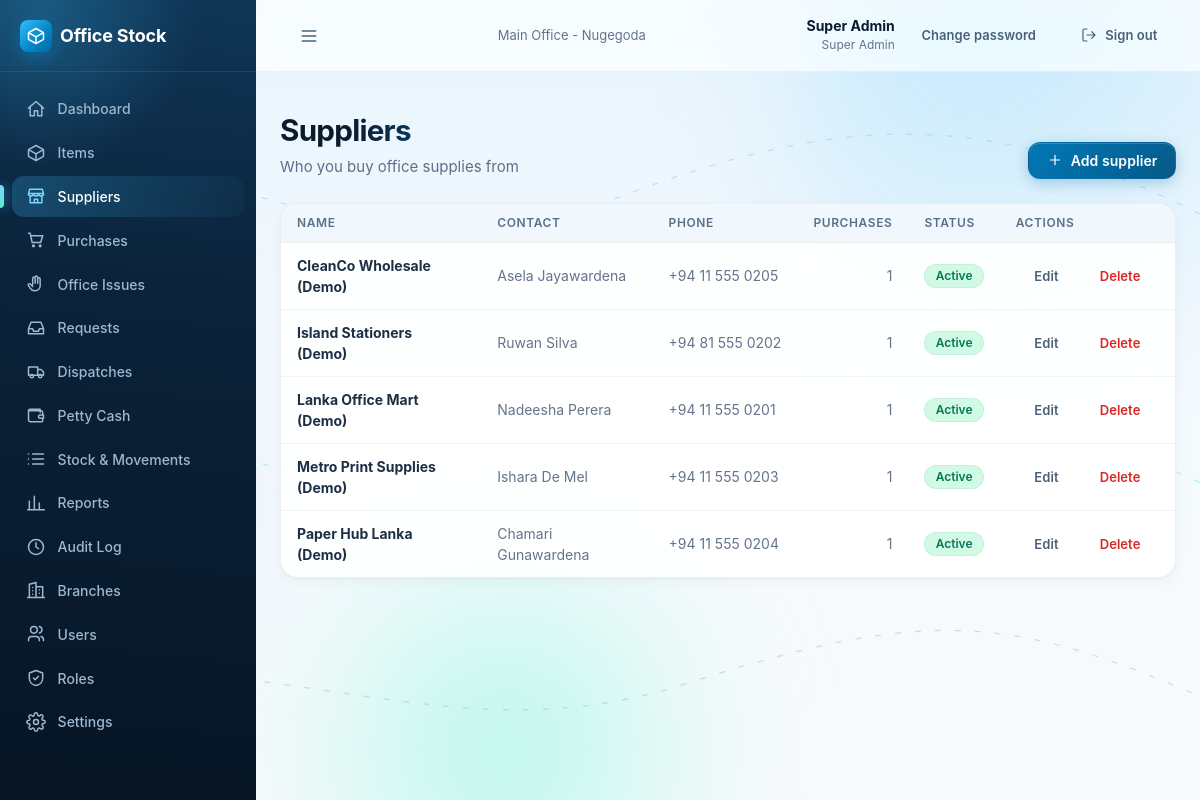
/suppliers/ (signed in), run on the app's committed database.
### accounts/models.py (models this page shows, shortened)
class User(AbstractBaseUser):
    name = models.CharField(max_length=120)
    email = models.EmailField(unique=True)
    role = models.CharField(max_length=40)
    permissions = models.JSONField(null=True, blank=True, default=None)
    branch = models.ForeignKey(Branch, on_delete=models.PROTECT, related_name='users')
    active = models.BooleanField(default=True)
    failed_logins = models.PositiveSmallIntegerField(default=0)
    locked_until = models.DateTimeField(null=True, blank=True)
    created_at = models.DateTimeField(auto_now_add=True)
    updated_at = models.DateTimeField(auto_now=True)
    USERNAME_FIELD = 'email'
    REQUIRED_FIELDS = ['name']
    objects = UserManager()
    class Meta:
        ordering = ['name']
    @property
    def role_def(self):
        if not hasattr(self, '_role_def'):
            if self.role == SUPER_ADMIN_ROLE['key']:
                self._role_def = SUPER_ADMIN_ROLE
            else:
                r = Role.objects.filter(key=self.role).first()
                self._role_def = r.as_def() if r else None
        return self._role_def
    @property
    def role_name(self):
        return (self.role_def or {}).get('name') or self.role

class Branch(models.Model):
    name = models.CharField(max_length=120)
    code = models.CharField(max_length=10, unique=True)
    type = models.CharField(max_length=10, choices=[(BRANCH_TYPES.MAIN, 'Main office'), (BRANCH_TYPES.BRANCH, 'Branch')],
                            default=BRANCH_TYPES.BRANCH)
    address = models.CharField(max_length=250, blank=True, default='')
    phone = models.CharField(max_length=40, blank=True, default='')
    active = models.BooleanField(default=True)
    created_at = models.DateTimeField(auto_now_add=True)
    updated_at = models.DateTimeField(auto_now=True)
    class Meta:
        ordering = ['type', 'name']
        constraints = [
            models.UniqueConstraint(fields=['type'], condition=models.Q(type=BRANCH_TYPES.MAIN), name='one_main_office'),
        ]

### catalog/models.py (models this page shows, shortened)
class Supplier(models.Model):
    name = models.CharField(max_length=120, unique=True)
    contact = models.CharField(max_length=120, blank=True, default='')
    phone = models.CharField(max_length=40, blank=True, default='')
    active = models.BooleanField(default=True)
    created_at = models.DateTimeField(auto_now_add=True)
    updated_at = models.DateTimeField(auto_now=True)
    class Meta:
        ordering = ['name']

### catalog/views.py (the view)
# urls.py: path('suppliers/', views.supplier_list, name='supplier_list'),
@permission_required('suppliers.view', 'purchases.view')
def supplier_list(request):
    suppliers = Supplier.objects.annotate(purchase_count=Count('purchases')).order_by('name')
    return render(request, 'catalog/supplier_list.html', {'suppliers': suppliers, 'can_edit': has_any(request.user, ['suppliers.manage'])})

### core/context_processors.py (called while the page is built)
def app(request):
    ctx = {}
    user = getattr(request, 'user', None)
    if user is None or not user.is_authenticated:
        return ctx
    settings = Setting.get()
    ctx['app_settings'] = settings
    perms = getattr(request, 'perms', [])
    nav = []
    path = request.path
    for n in visible_nav(user, perms, settings.branch_module_enabled):
        try:
            url = reverse(n['url'])
        except NoReverseMatch:
            continue
        active = path == url if n.get('exact') else path.startswith(n['match'])
        nav.append({**n, 'href': url, 'active': active})
    ctx.update({
        'nav': nav,
        'perm': {p.replace('.', '_'): (p in perms) for p in ALL_PERMISSIONS},
        'is_branch_side': side_of(user) == 'branch',
        'is_super_admin': user.role == 'super_admin',
    })
    return ctx

### core/models.py (called while the page is built)
    @classmethod
    def get(cls):
        obj = cls.objects.filter(key='app').first()
        if obj:
            return obj
        try:
            with transaction.atomic():
                return cls.objects.create(key='app')
        except IntegrityError:
            return cls.objects.get(key='app')

### core/permissions.py (called while the page is built)
def side_of(user, role_def=None):
    role_def = role_def if role_def is not None else getattr(user, 'role_def', None)
    return (role_def or {}).get('side') or SIDES.MAIN

def is_branch_side(user, role_def=None):
    return side_of(user, role_def) == SIDES.BRANCH

def effective_permissions(user, role_def=None):
    if user.role == ROLES.SUPER_ADMIN:
        return list(ALL_PERMISSIONS)
    if isinstance(user.permissions, (list, tuple)):
        return list(user.permissions)
    role_def = role_def if role_def is not None else getattr(user, 'role_def', None)
    return list((role_def or {}).get('permissions') or [])

def has_any(user, perms):
    have = effective_permissions(user)
    return any(p in have for p in perms)

def visible_nav(user, permissions, branch_module_enabled):
    out = []
    for n in NAV_ITEMS:
        if n.get('branch_side') and not branch_module_enabled:
            continue
        if n.get('roles'):
            if user.role not in n['roles']:
                continue
        elif n.get('perms'):
            if not any(p in permissions for p in n['perms']):
                continue
        out.append(n)
    return out

### core/templatetags/ui.py (called while the page is built)
@register.simple_tag
def badge(text, tone='gray'):
    return format_html('<span class="badge badge-{}">{}</span>', tone, text)

### catalog/templates/catalog/supplier_list.html (shortened to what this page needs)
{% extends "base.html" %}
{% load ui %}
{% block content %}
<div class="page-header">
  <div><h1>Suppliers</h1><p>Who you buy office supplies from</p></div>
  {% if can_edit %}<a class="btn" href="{% url 'catalog:supplier_create' %}">{% icon 'plus' 'icon icon-sm' %} Add supplier</a>{% endif %}
</div>
{% if not suppliers %}
  <div class="card empty"><h3>No suppliers yet</h3><p>Add the shops and companies you buy from, then record purchases against them.</p>
  {% if can_edit %}<p><a class="btn" href="{% url 'catalog:supplier_create' %}">Add the first supplier</a></p>{% endif %}</div>
{% else %}
<div class="card table-wrap">
  <table class="data">
    <thead><tr><th>Name</th><th>Contact</th><th>Phone</th><th class="num">Purchases</th><th>Status</th>{% if can_edit %}<th><span class="sr-only">Actions</span></th>{% endif %}</tr></thead>
    <tbody>
    {% for s in suppliers %}
      <tr>
        <td><b>{{ s.name }}</b></td><td class="muted">{{ s.contact }}</td><td class="nowrap muted">{{ s.phone }}</td>
        <td class="num muted">{{ s.purchase_count }}</td>
        <td>{% if s.active %}{% badge "Active" "green" %}{% else %}{% badge "Inactive" "gray" %}{% endif %}</td>
        {% if can_edit %}<td class="right nowrap">
          <a class="btn btn-ghost btn-sm" href="{% url 'catalog:supplier_edit' s.pk %}">Edit</a>
          <form method="post" action="{% url 'catalog:supplier_delete' s.pk %}" class="inline" data-confirm="Delete &quot;{{ s.name }}&quot;? A supplier with purchases is deactivated instead.">
            {% csrf_token %}<button class="btn btn-ghost btn-sm" style="color:var(--red-600)" type="submit">Delete</button></form>
        </td>{% endif %}
      </tr>
    {% endfor %}
    </tbody>
  </table>
</div>
{% endif %}
{% endblock %}

### templates/base.html (shortened to what this page needs)
{% load static ui %}<!doctype html>
<html lang="en">
<head>
  <link rel="stylesheet" href="{% static 'css/app.css' %}">
  <link rel="stylesheet" href="{% static 'css/premium.css' %}">
</head>
<body>
<div class="ambient" aria-hidden="true">
  <span class="blob b1" data-parallax="0.10"><i></i></span>
  <span class="blob b2" data-parallax="-0.07"><i></i></span>
  <span class="blob b3" data-parallax="0.05"><i></i></span>
</div>
<div class="shell">
  <aside class="sidebar" id="sidebar">
    <div class="brand"><div class="brand-mark">{% icon 'box' %}</div><span class="brand-name">Office Stock</span></div>
    <nav class="nav" aria-label="Main">
      {% for n in nav %}<a href="{{ n.href }}" class="{% if n.active %}active{% endif %}">{% icon n.icon %}{{ n.label }}</a>{% endfor %}
    </nav>
  </aside>
  <div class="main-col">
    <header class="topbar">
      <button class="btn btn-ghost menu-btn" type="button" data-nav-open aria-label="Open menu">{% icon 'menu' %}</button>
      <div class="branch-name muted small">{{ request.user.branch.name }}</div>
      <div class="topbar-right">
        <div class="who"><b>{{ request.user.name }}</b><span>{{ request.user.role_name }}</span></div>
        <a class="btn btn-ghost btn-sm" href="{% url 'accounts:change_password' %}">Change password</a>
        <form method="post" action="{% url 'accounts:logout' %}" class="inline">{% csrf_token %}
          <button class="btn btn-ghost btn-sm" type="submit">{% icon 'logout' 'icon icon-sm' %}<span class="hide-sm">Sign out</span></button>
        </form>
      </div>
    </header>
    <main class="content">
      {% block content %}{% endblock %}
    </main>
  </div>
</div>
</body>
</html>

### static/css/app.css (style rules this page uses)
:root { --brand-50: #eff6ff; --brand-100: #dbeafe; --brand-500: #3b82f6; --brand-600: #2563eb; --brand-700: #1d4ed8; --s50: #f8fafc; --s100: #f1f5f9; --s200: #e2e8f0; --s300: #cbd5e1; --s400: #94a3b8; --s500: #64748b; --s600: #475569; --s700: #334155; --s800: #1e293b; --s900: #0f172a; --red-50: #fef2f2; --red-600: #dc2626; --red-700: #b91c1c; --amber-50: #fffbeb; --amber-100: #fef3c7; --amber-700: #b45309; --green-50: #ecfdf5; --green-100: #d1fae5; --green-700: #047857; }
* { box-sizing: border-box; }
html { font-size: 16px; }
body { margin: 0; font-family: Inter, ui-sans-serif, system-ui, -apple-system, "Segoe UI", Roboto, sans-serif; background: var(--s50); color: var(--s800); -webkit-font-smoothing: antialiased; line-height: 1.5; }
a { color: var(--brand-700); text-decoration: none; }
h1, h2, h3 { margin: 0; color: var(--s900); }
.icon { width: 20px; height: 20px; flex: none; }
.icon-sm { width: 16px; height: 16px; }
.muted { color: var(--s500); }
.small { font-size: .8125rem; }
.right { text-align: right; }
.nowrap { white-space: nowrap; }
.shell { min-height: 100vh; display: flex; }
.sidebar { width: 256px; flex: none; background: #fff; border-right: 1px solid var(--s200); display: flex; flex-direction: column; }
.brand { height: 64px; display: flex; align-items: center; gap: .5rem; padding: 0 1.25rem; border-bottom: 1px solid var(--s200); }
.brand-mark { width: 32px; height: 32px; border-radius: 8px; background: var(--brand-600); color: #fff; display: flex; align-items: center; justify-content: center; }
.brand-name { font-size: 1.125rem; font-weight: 700; color: var(--s900); }
.nav { flex: 1; padding: 1rem .75rem; display: flex; flex-direction: column; gap: .25rem; overflow-y: auto; }
.nav a { display: flex; align-items: center; gap: .75rem; padding: .625rem .75rem; border-radius: 8px; font-size: .875rem; font-weight: 500; color: var(--s600); }
.nav a.active { background: var(--brand-50); color: var(--brand-700); }
.main-col { flex: 1; min-width: 0; display: flex; flex-direction: column; }
.topbar { position: sticky; top: 0; z-index: 30; height: 64px; display: flex; align-items: center; justify-content: space-between; gap: 1rem; padding: 0 1.5rem; background: rgba(255,255,255,.92); border-bottom: 1px solid var(--s200); backdrop-filter: blur(6px); }
.topbar .who { text-align: right; line-height: 1.2; }
.topbar .who b { display: block; font-size: .875rem; color: var(--s900); }
.topbar .who span { font-size: .75rem; color: var(--s500); }
.topbar-right { display: flex; align-items: center; gap: .5rem; }
.menu-btn { display: none; }
.content { width: 100%; max-width: 72rem; margin: 0 auto; padding: 2rem 1.5rem; flex: 1; }
.page-header { display: flex; flex-wrap: wrap; align-items: flex-end; justify-content: space-between; gap: 1rem; margin-bottom: 1.5rem; }
.page-header h1 { font-size: 1.5rem; font-weight: 700; }
.page-header p { margin: .25rem 0 0; font-size: .875rem; color: var(--s500); }
.card { background: #fff; border: 1px solid var(--s200); border-radius: 12px; box-shadow: 0 1px 2px rgba(0,0,0,.04); }
.btn { display: inline-flex; align-items: center; justify-content: center; gap: .5rem; padding: .5rem 1rem; border-radius: 8px; border: 1px solid transparent; font: inherit; font-size: .875rem; font-weight: 600; cursor: pointer; background: var(--brand-600); color: #fff; line-height: 1.25; }
.btn-ghost { background: transparent; color: var(--s600); }
.btn-sm { padding: .25rem .625rem; font-size: .8125rem; }
form.inline { display: inline; }
.table-wrap { overflow-x: auto; }
table.data { width: 100%; border-collapse: collapse; font-size: .875rem; }
table.data th { text-align: left; font-size: .75rem; text-transform: uppercase; letter-spacing: .03em; color: var(--s500); font-weight: 600; padding: .625rem 1rem; background: var(--s50); border-bottom: 1px solid var(--s200); white-space: nowrap; }
table.data td { padding: .75rem 1rem; border-bottom: 1px solid var(--s100); vertical-align: middle; }
table.data tr:last-child td { border-bottom: 0; }
table.data th.num, table.data td.num { text-align: right; }
.badge { display: inline-block; padding: .125rem .625rem; border-radius: 999px; font-size: .75rem; font-weight: 600; white-space: nowrap; }
.badge-green { background: var(--green-100); color: var(--green-700); }

### data on the page
User: user.branch.name "Main Office - Nugegoda", user.name "Super Admin", user.role_name "Super Admin"
Supplier: name "CleanCo Wholesale (Demo)", contact "Asela Jayawardena", phone "+94 11 555 0205", purchase_count "1", badge "Active"
Supplier: name "Island Stationers (Demo)", contact "Ruwan Silva", phone "+94 81 555 0202", purchase_count "1", badge "Active"
Supplier: name "Lanka Office Mart (Demo)", contact "Nadeesha Perera", phone "+94 11 555 0201", purchase_count "1", badge "Active"
Supplier: name "Metro Print Supplies (Demo)", contact "Ishara De Mel", phone "+94 11 555 0203", purchase_count "1", badge "Active"
Supplier: name "Paper Hub Lanka (Demo)", contact "Chamari Gunawardena", phone "+94 11 555 0204", purchase_count "1", badge "Active"

### other printed values
{{ n.label }} "Dashboard" "Items" "Suppliers" "Purchases" "Office Issues" "Requests" "Dispatches" "Petty Cash" "Stock & Movements" "Reports" "Audit Log" "Branches" "Users" "Roles" "Settings"
